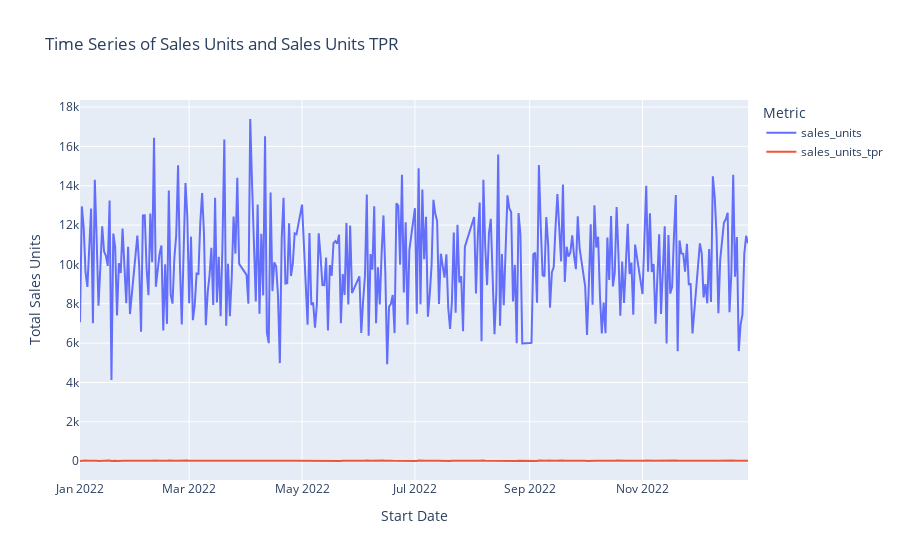

The notebook cell saved with this chart:
### Code cell
brand_sales = df_goups.groupby('brand_name').agg({
    'sales_units': 'sum',
    'sales_units_tpr': 'sum'
}).reset_index()

time_series_data = df_goups.groupby('start_date').agg({
    'sales_units': 'sum',
    'sales_units_tpr': 'sum'
}).reset_index()

time_series_data = time_series_data.melt(id_vars='start_date', var_name='Metric', value_name='Total Sales Units')

fig = px.line(time_series_data, x='start_date', y='Total Sales Units', color='Metric',
              labels={'start_date': 'Start Date', 'Total Sales Units': 'Total Sales Units'},
              title='Time Series of Sales Units and Sales Units TPR')
fig.update_xaxes(title_text='Start Date')
fig.update_yaxes(title_text='Total Sales Units')
fig.show()

### Figure 1 — Plotly figure (JSON) as saved in the notebook; plotly's stock layout.template omitted (floating-point values rounded to 4 significant figures; data arrays with more than 128 entries replaced by an {"elided": "..."} marker saying what was removed)
{"data": [{"hovertemplate": "Metric=sales_units<br>Start Date=%{x}<br>Total Sales Units=%{y}<extra></extra>", "legendgroup": "sales_units", "line": {"color": "#636efa", "dash": "solid"}, "marker": {"symbol": "circle"}, "mode": "lines", "name": "sales_units", "orientation": "v", "showlegend": true, "type": "scatter", "x": {"elided": "336 str values"}, "xaxis": "x", "y": {"elided": "336 int values"}, "yaxis": "y"}, {"hovertemplate": "Metric=sales_units_tpr<br>Start Date=%{x}<br>Total Sales Units=%{y}<extra></extra>", "legendgroup": "sales_units_tpr", "line": {"color": "#EF553B", "dash": "solid"}, "marker": {"symbol": "circle"}, "mode": "lines", "name": "sales_units_tpr", "orientation": "v", "showlegend": true, "type": "scatter", "x": {"elided": "336 str values"}, "xaxis": "x", "y": {"elided": "336 float values"}, "yaxis": "y"}], "layout": {"legend": {"title": {"text": "Metric"}, "tracegroupgap": 0}, "title": {"text": "Time Series of Sales Units and Sales Units TPR"}, "xaxis": {"anchor": "y", "domain": [0, 1], "title": {"text": "Start Date"}}, "yaxis": {"anchor": "x", "domain": [0, 1], "title": {"text": "Total Sales Units"}}}}
